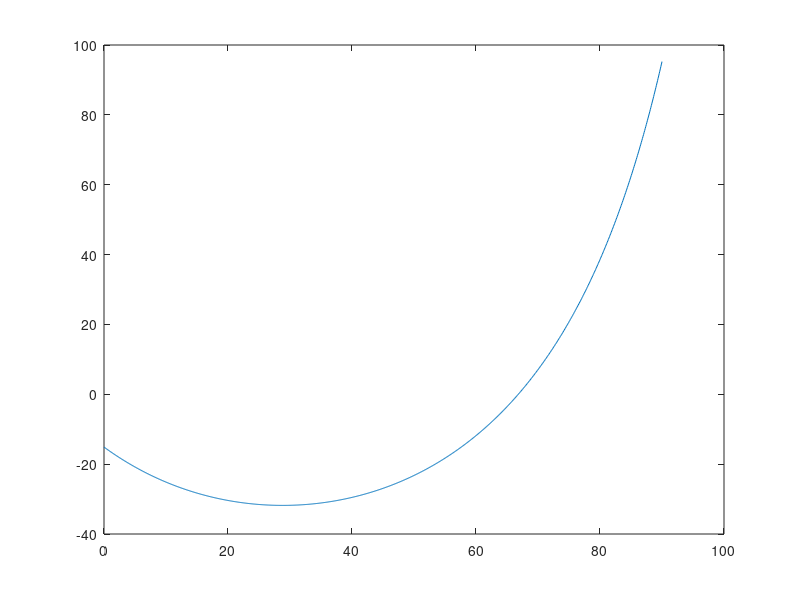

Write MATLAB code to recreate this figure. (Note: this script raises an error after producing the figure.)
format long

% Define problem constants
g = 9.81;
mu = 0.55;
F = 150;
m = 25;

% Define the function to be solved for. Is the angle specified in radians or degrees?
f = @(x) (mu * m * g) ./ (cos(deg2rad(x)) + (mu * sin(deg2rad(x)))) - 150;

% THINK, what makes range sense for angle?
xL = 0;
xU = 90;
es = 0.01;
maxIt = 250;

% Plot your function. Does plotting give you an idea about where the root is?
theta = linspace(0, 90, 1000);
plot(theta, f(theta))

% Finaly solve for the root using the bisection script given to you, which can be called as:
% [root, fx, ea, iter] = bisect(func, lower_bound, upper_bound);

[angle, fx, ea, iter] = bisectMethod(f, xL, xU, es, maxIt);

% These variables will be checked for your final answer:
% angle =  % the angle in degree that solves this problem
% fx =     % the function value at your solved angle
% ea =     % the bisection error estimate
% iter =   % the number of bisection iterations

% Printing out outputs
fprintf('Angle:  %f degrees\n', angle)
fprintf('Function Value: %f\n', fx)
fprintf('Error Estimate: %f\n', ea)
fprintf('Number of Iterations: %d\n', iter)